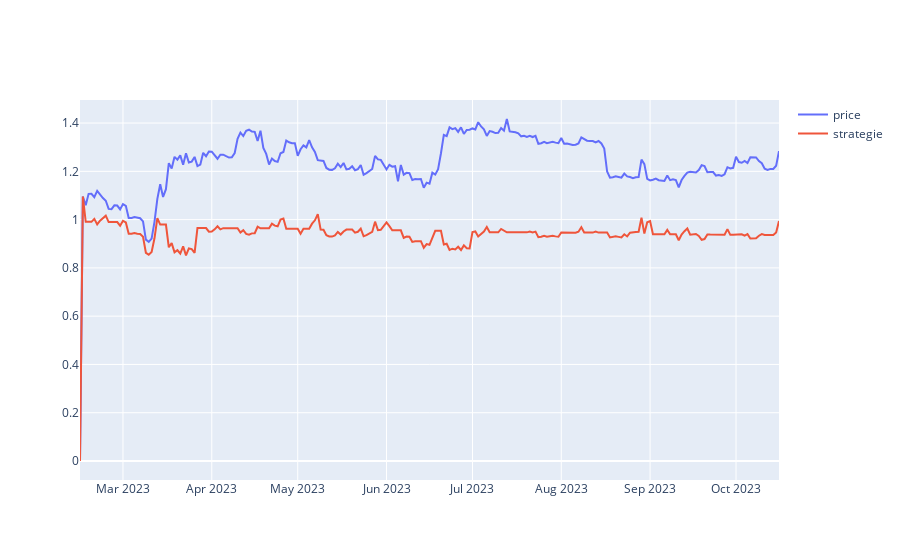
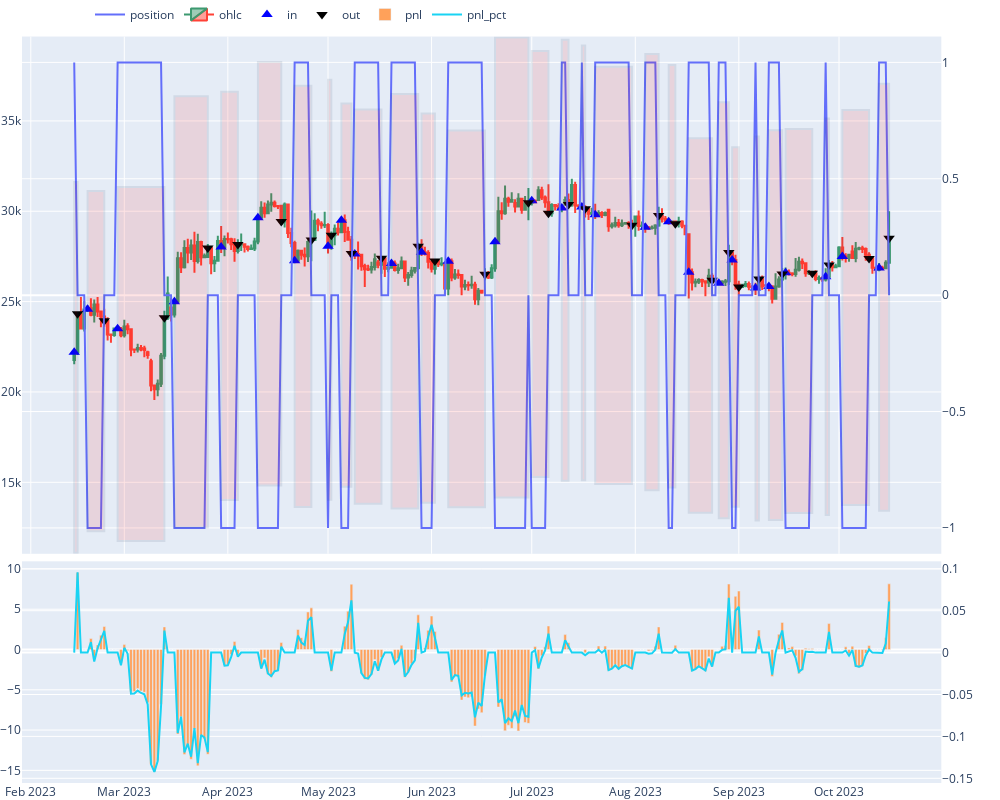
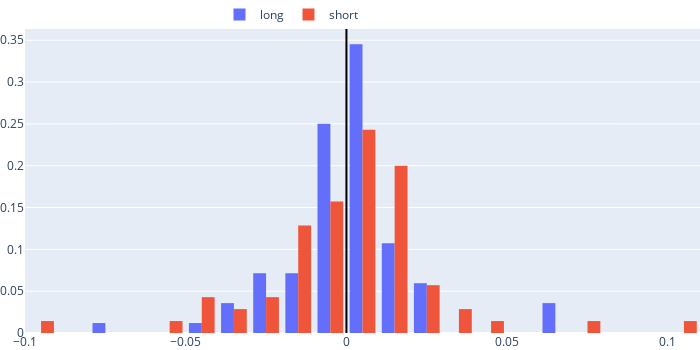
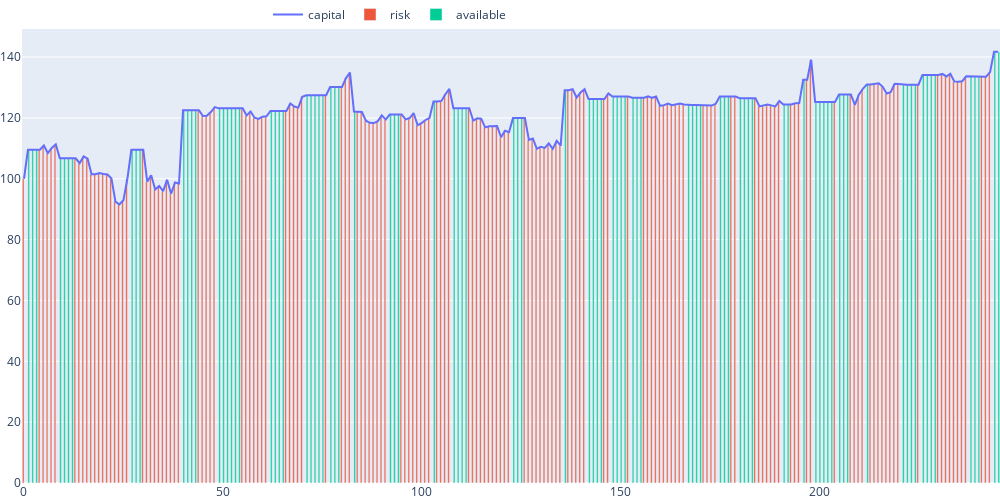

Source (notebook cell) for these figures, in order:
### Code cell
agent_1.get_report()

### Figure 1 — Plotly figure (JSON) as saved in the notebook; plotly's stock layout.template omitted (floating-point values rounded to 4 significant figures; data arrays with more than 128 entries replaced by an {"elided": "..."} marker saying what was removed)
{"data": [{"name": "price", "type": "scatter", "x": {"elided": "245 str values"}, "y": {"elided": "245 float values"}}, {"name": "strategie", "type": "scatter", "x": {"elided": "245 str values"}, "y": {"elided": "245 float values"}}], "layout": {}}

### Figure 2 — Plotly figure (JSON) as saved in the notebook; plotly's stock layout.template omitted (floating-point values rounded to 4 significant figures; data arrays with more than 128 entries replaced by an {"elided": "..."} marker saying what was removed)
{"data": [{"name": "position", "type": "scatter", "x": {"elided": "245 str values"}, "xaxis": "x2", "y": {"elided": "245 int values"}, "yaxis": "y4"}, {"close": {"elided": "245 float values"}, "high": {"elided": "245 float values"}, "low": {"elided": "245 float values"}, "name": "ohlc", "open": {"elided": "245 float values"}, "type": "candlestick", "x": {"elided": "245 str values"}, "xaxis": "x2", "yaxis": "y3"}, {"marker": {"color": "blue", "size": 10, "symbol": 5}, "mode": "markers", "name": "in", "type": "scatter", "x": ["2023-02-14T00:00:00", "2023-02-18T00:00:00", "2023-02-27T00:00:00", "2023-03-16T00:00:00", "2023-03-30T00:00:00", "2023-04-10T00:00:00", "2023-04-21T00:00:00", "2023-05-01T00:00:00", "2023-05-05T00:00:00", "2023-05-09T00:00:00", "2023-05-20T00:00:00", "2023-05-29T00:00:00", "2023-06-06T00:00:00", "2023-06-20T00:00:00", "2023-07-01T00:00:00", "2023-07-10T00:00:00", "2023-07-16T00:00:00", "2023-07-20T00:00:00", "2023-08-04T00:00:00", "2023-08-11T00:00:00", "2023-08-17T00:00:00", "2023-08-26T00:00:00", "2023-08-30T00:00:00", "2023-09-06T00:00:00", "2023-09-10T00:00:00", "2023-09-15T00:00:00", "2023-09-27T00:00:00", "2023-10-02T00:00:00", "2023-10-13T00:00:00"], "xaxis": "x2", "y": [22200.0, 24580.0, 23500.0, 25000.0, 28030.0, 29640.0, 27260.0, 28070.0, 29510.0, 27630.0, 27100.0, 27740.0, 27230.0, 28310.0, 30590.0, 30180.0, 30230.0, 29800, 29110.0, 29430.0, 26620.0, 26020.0, 27300.0, 25760.0, 25840.0, 26600, 26370.0, 27490.0, 26862], "yaxis": "y3"}, {"marker": {"color": "black", "size": 10, "symbol": 6}, "mode": "markers", "name": "out", "type": "scatter", "x": ["2023-02-15T00:00:00", "2023-02-23T00:00:00", "2023-03-13T00:00:00", "2023-03-26T00:00:00", "2023-04-04T00:00:00", "2023-04-17T00:00:00", "2023-04-26T00:00:00", "2023-05-02T00:00:00", "2023-05-08T00:00:00", "2023-05-17T00:00:00", "2023-05-28T00:00:00", "2023-06-02T00:00:00", "2023-06-17T00:00:00", "2023-06-30T00:00:00", "2023-07-06T00:00:00", "2023-07-12T00:00:00", "2023-07-17T00:00:00", "2023-07-31T00:00:00", "2023-08-08T00:00:00", "2023-08-13T00:00:00", "2023-08-24T00:00:00", "2023-08-29T00:00:00", "2023-09-01T00:00:00", "2023-09-07T00:00:00", "2023-09-14T00:00:00", "2023-09-23T00:00:00", "2023-09-28T00:00:00", "2023-10-10T00:00:00", "2023-10-16T00:00:00"], "xaxis": "x2", "y": [24320.0, 23940.0, 24110.0, 27970.0, 28170.0, 29430.0, 28420.0, 28670.0, 27670.0, 27410.0, 28065, 27240.0, 26520.0, 30472, 29900.0, 30380, 30138, 29230.0, 29770.0, 29300.0, 26180.0, 27720.0, 25810.0, 26255, 26520.0, 26580.0, 27020.0, 27390.0, 28500.0], "yaxis": "y3"}, {"name": "pnl", "type": "bar", "x": {"elided": "245 str values"}, "xaxis": "x3", "y": {"elided": "245 float values"}, "yaxis": "y5"}, {"name": "pnl_pct", "type": "scatter", "x": {"elided": "245 str values"}, "xaxis": "x3", "y": {"elided": "245 float values"}, "yaxis": "y6"}], "layout": {"height": 800, "legend": {"orientation": "h", "x": 0.5, "xanchor": "right", "y": 1, "yanchor": "bottom"}, "margin": {"b": 0, "l": 10, "r": 0, "t": 0}, "shapes": [{"fillcolor": "red", "opacity": 0.1, "x0": "2023-02-14T00:00:00", "x1": "2023-02-15T00:00:00", "xref": "x2", "y0": 11100.0, "y1": 31620.0, "yref": "y3"}, {"fillcolor": "red", "opacity": 0.1, "x0": "2023-02-18T00:00:00", "x1": "2023-02-23T00:00:00", "xref": "x2", "y0": 12290.0, "y1": 31120.0, "yref": "y3"}, {"fillcolor": "red", "opacity": 0.1, "x0": "2023-02-27T00:00:00", "x1": "2023-03-13T00:00:00", "xref": "x2", "y0": 11750.0, "y1": 31350.0, "yref": "y3"}, {"fillcolor": "red", "opacity": 0.1, "x0": "2023-03-16T00:00:00", "x1": "2023-03-26T00:00:00", "xref": "x2", "y0": 12500.0, "y1": 36360.0, "yref": "y3"}, {"fillcolor": "red", "opacity": 0.1, "x0": "2023-03-30T00:00:00", "x1": "2023-04-04T00:00:00", "xref": "x2", "y0": 14010.0, "y1": 36620.0, "yref": "y3"}, {"fillcolor": "red", "opacity": 0.1, "x0": "2023-04-10T00:00:00", "x1": "2023-04-17T00:00:00", "xref": "x2", "y0": 14820.0, "y1": 38260.0, "yref": "y3"}, {"fillcolor": "red", "opacity": 0.1, "x0": "2023-04-21T00:00:00", "x1": "2023-04-26T00:00:00", "xref": "x2", "y0": 13630.0, "y1": 36940.0, "yref": "y3"}, {"fillcolor": "red", "opacity": 0.1, "x0": "2023-05-01T00:00:00", "x1": "2023-05-02T00:00:00", "xref": "x2", "y0": 14030.0, "y1": 37270.0, "yref": "y3"}, {"fillcolor": "red", "opacity": 0.1, "x0": "2023-05-05T00:00:00", "x1": "2023-05-08T00:00:00", "xref": "x2", "y0": 14750.0, "y1": 35970.0, "yref": "y3"}, {"fillcolor": "red", "opacity": 0.1, "x0": "2023-05-09T00:00:00", "x1": "2023-05-17T00:00:00", "xref": "x2", "y0": 13810.0, "y1": 35630.0, "yref": "y3"}, {"fillcolor": "red", "opacity": 0.1, "x0": "2023-05-20T00:00:00", "x1": "2023-05-28T00:00:00", "xref": "x2", "y0": 13550.0, "y1": 36480.0, "yref": "y3"}, {"fillcolor": "red", "opacity": 0.1, "x0": "2023-05-29T00:00:00", "x1": "2023-06-02T00:00:00", "xref": "x2", "y0": 13870.0, "y1": 35420.0, "yref": "y3"}, {"fillcolor": "red", "opacity": 0.1, "x0": "2023-06-06T00:00:00", "x1": "2023-06-17T00:00:00", "xref": "x2", "y0": 13620.0, "y1": 34470.0, "yref": "y3"}, {"fillcolor": "red", "opacity": 0.1, "x0": "2023-06-20T00:00:00", "x1": "2023-06-30T00:00:00", "xref": "x2", "y0": 14150.0, "y1": 39610.0, "yref": "y3"}, {"fillcolor": "red", "opacity": 0.1, "x0": "2023-07-01T00:00:00", "x1": "2023-07-06T00:00:00", "xref": "x2", "y0": 15290.0, "y1": 38860.0, "yref": "y3"}, {"fillcolor": "red", "opacity": 0.1, "x0": "2023-07-10T00:00:00", "x1": "2023-07-12T00:00:00", "xref": "x2", "y0": 15090.0, "y1": 39494, "yref": "y3"}, {"fillcolor": "red", "opacity": 0.1, "x0": "2023-07-16T00:00:00", "x1": "2023-07-17T00:00:00", "xref": "x2", "y0": 15120.0, "y1": 39180.0, "yref": "y3"}, {"fillcolor": "red", "opacity": 0.1, "x0": "2023-07-20T00:00:00", "x1": "2023-07-31T00:00:00", "xref": "x2", "y0": 14900, "y1": 38000.0, "yref": "y3"}, {"fillcolor": "red", "opacity": 0.1, "x0": "2023-08-04T00:00:00", "x1": "2023-08-08T00:00:00", "xref": "x2", "y0": 14560.0, "y1": 38700.0, "yref": "y3"}, {"fillcolor": "red", "opacity": 0.1, "x0": "2023-08-11T00:00:00", "x1": "2023-08-13T00:00:00", "xref": "x2", "y0": 14710.0, "y1": 38090.0, "yref": "y3"}, {"fillcolor": "red", "opacity": 0.1, "x0": "2023-08-17T00:00:00", "x1": "2023-08-24T00:00:00", "xref": "x2", "y0": 13310.0, "y1": 34030.0, "yref": "y3"}, {"fillcolor": "red", "opacity": 0.1, "x0": "2023-08-26T00:00:00", "x1": "2023-08-29T00:00:00", "xref": "x2", "y0": 13010.0, "y1": 36030.0, "yref": "y3"}, {"fillcolor": "red", "opacity": 0.1, "x0": "2023-08-30T00:00:00", "x1": "2023-09-01T00:00:00", "xref": "x2", "y0": 13650.0, "y1": 33550.0, "yref": "y3"}, {"fillcolor": "red", "opacity": 0.1, "x0": "2023-09-06T00:00:00", "x1": "2023-09-07T00:00:00", "xref": "x2", "y0": 12880.0, "y1": 34130.0, "yref": "y3"}, {"fillcolor": "red", "opacity": 0.1, "x0": "2023-09-10T00:00:00", "x1": "2023-09-14T00:00:00", "xref": "x2", "y0": 12920.0, "y1": 34480.0, "yref": "y3"}, {"fillcolor": "red", "opacity": 0.1, "x0": "2023-09-15T00:00:00", "x1": "2023-09-23T00:00:00", "xref": "x2", "y0": 13300, "y1": 34550.0, "yref": "y3"}, {"fillcolor": "red", "opacity": 0.1, "x0": "2023-09-27T00:00:00", "x1": "2023-09-28T00:00:00", "xref": "x2", "y0": 13190.0, "y1": 35130.0, "yref": "y3"}, {"fillcolor": "red", "opacity": 0.1, "x0": "2023-10-02T00:00:00", "x1": "2023-10-10T00:00:00", "xref": "x2", "y0": 13750.0, "y1": 35610.0, "yref": "y3"}, {"fillcolor": "red", "opacity": 0.1, "x0": "2023-10-13T00:00:00", "x1": "2023-10-16T00:00:00", "xref": "x2", "y0": 13431, "y1": 37050.0, "yref": "y3"}], "width": 1000, "xaxis": {"anchor": "y", "domain": [0, 0.94], "matches": "x3", "rangeslider": {"visible": false}, "showticklabels": false}, "xaxis2": {"anchor": "y3", "domain": [0, 0.94], "matches": "x3", "rangeslider": {"visible": false}, "showticklabels": false}, "xaxis3": {"anchor": "y5", "domain": [0, 0.94], "rangeslider": {"visible": false}}, "yaxis": {"anchor": "x", "domain": [1, 1]}, "yaxis2": {"anchor": "x", "overlaying": "y", "side": "right"}, "yaxis3": {"anchor": "x2", "domain": [0.304, 0.99]}, "yaxis4": {"anchor": "x2", "overlaying": "y3", "side": "right"}, "yaxis5": {"anchor": "x3", "domain": [0, 0.294]}, "yaxis6": {"anchor": "x3", "overlaying": "y5", "side": "right"}}}

### Figure 3 — Plotly figure (JSON) as saved in the notebook; plotly's stock layout.template omitted (floating-point values rounded to 4 significant figures)
{"data": [{"histnorm": "probability", "name": "long", "type": "histogram", "x": [0, 0, -0.01508, 0.02074, -0.006965, -0.04777, 0.0001553, 0.003561, -0.002793, -0.001693, -0.01215, -0.07138, -0.009003, 0.01298, 0.0656, 0.06379, 0.02032, -0.008299, -0.002922, 0.02897, -0.03807, -0.001068, -0.02342, -0.005673, -0.0007141, 0.005152, 0.01544, -0.01124, 0.02152, -0.01309, 0.003745, 0.01366, -0.03286, 0.005342, 0.008565, 0.005474, 0.009156, -0.03271, 0.005849, -0.0007639, -0.02338, 0.003097, -0.0007477, 0.001067, -0.02959, 0.01726, -0.003721, 0.06364, 0.01465, -0.01465, 0, 0.003413, -0.003615, 0.003543, -0.02426, 0.001759, 0.004129, -0.004335, 0.003066, 0.001301, -0.00241, 0.01741, -0.001438, 0.0005595, 0.004212, -0.003334, -0.02139, 0.001728, 0.00338, -0.002369, -0.002664, 0.01415, 0.007162, 0.003244, 0.0007007, -0.003945, 0, -0.02628, 0.02622, 0.01478, -0.01472, 0, -0.0003544, 0.01123]}, {"histnorm": "probability", "name": "short", "type": "histogram", "x": [0, 0.01252, -0.02321, 0.01587, 0.01098, -0.01616, -0.09586, 0.01951, -0.04262, 0.01023, -0.01554, 0.03418, -0.04178, 0.03364, -0.003175, 0.1014, -0.01559, 0.0004506, 0.01002, 0.01327, -0.008153, -0.019, 0.01054, -0.01639, -0.003141, 0.005798, 0.0008209, 0.02137, 0, 0.02228, 0.01417, -0.03645, 0.001514, 0.01745, 0.01415, -0.03311, -0.05956, 0.003849, -0.02839, 0.00569, -0.003196, 0.01236, -0.01499, 0.02173, -0.01307, 0.07557, 0.002888, -0.02153, 0.01274, 0.008556, -0.002651, -0.0001407, 0.0001407, 0.04979, -0.04979, 0.001516, 0.001209, -0.008835, -0.01683, 0.003205, 0.02094, -0.0004534, -0.0007466, 0.002475, -0.00616, 0.006745, -0.01894, -0.0009304, 0.001441, 0.01189]}], "layout": {"height": 350, "legend": {"orientation": "h", "x": 0.5, "xanchor": "right", "y": 1, "yanchor": "bottom"}, "margin": {"b": 0, "l": 10, "r": 0, "t": 0}, "shapes": [{"line": {"color": "black"}, "type": "line", "x0": 0, "x1": 0, "xref": "x", "y0": 0, "y1": 1, "yref": "y domain"}], "width": 700}}

### Figure 4 — Plotly figure (JSON) as saved in the notebook; plotly's stock layout.template omitted (floating-point values rounded to 4 significant figures; data arrays with more than 128 entries replaced by an {"elided": "..."} marker saying what was removed)
{"data": [{"name": "capital", "type": "scatter", "x": {"elided": "246 int values"}, "y": {"elided": "246 float values"}}, {"name": "risk", "type": "bar", "x": {"elided": "246 int values"}, "y": {"elided": "246 float values"}}, {"name": "available", "type": "bar", "x": {"elided": "246 int values"}, "y": {"elided": "246 float values"}}], "layout": {"height": 500, "legend": {"orientation": "h", "x": 0.5, "xanchor": "right", "y": 1, "yanchor": "bottom"}, "margin": {"b": 0, "l": 10, "r": 0, "t": 0}, "width": 1000}}
